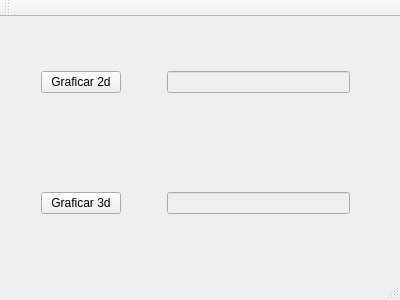
<?xml version="1.0" encoding="UTF-8"?>
<ui version="4.0">
 <class>MainWindow</class>
 <widget class="QMainWindow" name="MainWindow">
  <property name="geometry">
   <rect>
    <x>0</x>
    <y>0</y>
    <width>400</width>
    <height>300</height>
   </rect>
  </property>
  <property name="windowTitle">
   <string>Graficador de funciones</string>
  </property>
  <widget class="QWidget" name="centralWidget">
   <widget class="QWidget" name="verticalLayoutWidget">
    <property name="geometry">
     <rect>
      <x>30</x>
      <y>-10</y>
      <width>331</width>
      <height>271</height>
     </rect>
    </property>
    <layout class="QVBoxLayout" name="verticalLayout_2">
     <item>
      <layout class="QHBoxLayout" name="horizontalLayout_2">
       <item>
        <widget class="QPushButton" name="pushButton2d">
         <property name="text">
          <string>Graficar 2d</string>
         </property>
        </widget>
       </item>
       <item>
        <spacer name="horizontalSpacer">
         <property name="orientation">
          <enum>Qt::Horizontal</enum>
         </property>
         <property name="sizeType">
          <enum>QSizePolicy::Minimum</enum>
         </property>
         <property name="sizeHint" stdset="0">
          <size>
           <width>40</width>
           <height>20</height>
          </size>
         </property>
        </spacer>
       </item>
       <item>
        <widget class="QLineEdit" name="funcion2d">
         <property name="enabled">
          <bool>false</bool>
         </property>
        </widget>
       </item>
      </layout>
     </item>
     <item>
      <spacer name="verticalSpacer">
       <property name="orientation">
        <enum>Qt::Vertical</enum>
       </property>
       <property name="sizeType">
        <enum>QSizePolicy::Maximum</enum>
       </property>
       <property name="sizeHint" stdset="0">
        <size>
         <width>20</width>
         <height>40</height>
        </size>
       </property>
      </spacer>
     </item>
     <item>
      <layout class="QHBoxLayout" name="horizontalLayout_6">
       <item>
        <widget class="QPushButton" name="pushButton3d">
         <property name="text">
          <string>Graficar 3d</string>
         </property>
        </widget>
       </item>
       <item>
        <spacer name="horizontalSpacer_2">
         <property name="orientation">
          <enum>Qt::Horizontal</enum>
         </property>
         <property name="sizeType">
          <enum>QSizePolicy::Fixed</enum>
         </property>
         <property name="sizeHint" stdset="0">
          <size>
           <width>40</width>
           <height>20</height>
          </size>
         </property>
        </spacer>
       </item>
       <item>
        <widget class="QLineEdit" name="funcion3d">
         <property name="enabled">
          <bool>false</bool>
         </property>
        </widget>
       </item>
      </layout>
     </item>
    </layout>
   </widget>
  </widget>
  <widget class="QStatusBar" name="statusBar"/>
  <widget class="QToolBar" name="mainToolBar">
   <attribute name="toolBarArea">
    <enum>TopToolBarArea</enum>
   </attribute>
   <attribute name="toolBarBreak">
    <bool>false</bool>
   </attribute>
  </widget>
 </widget>
 <layoutdefault spacing="6" margin="11"/>
 <resources/>
 <connections/>
</ui>
